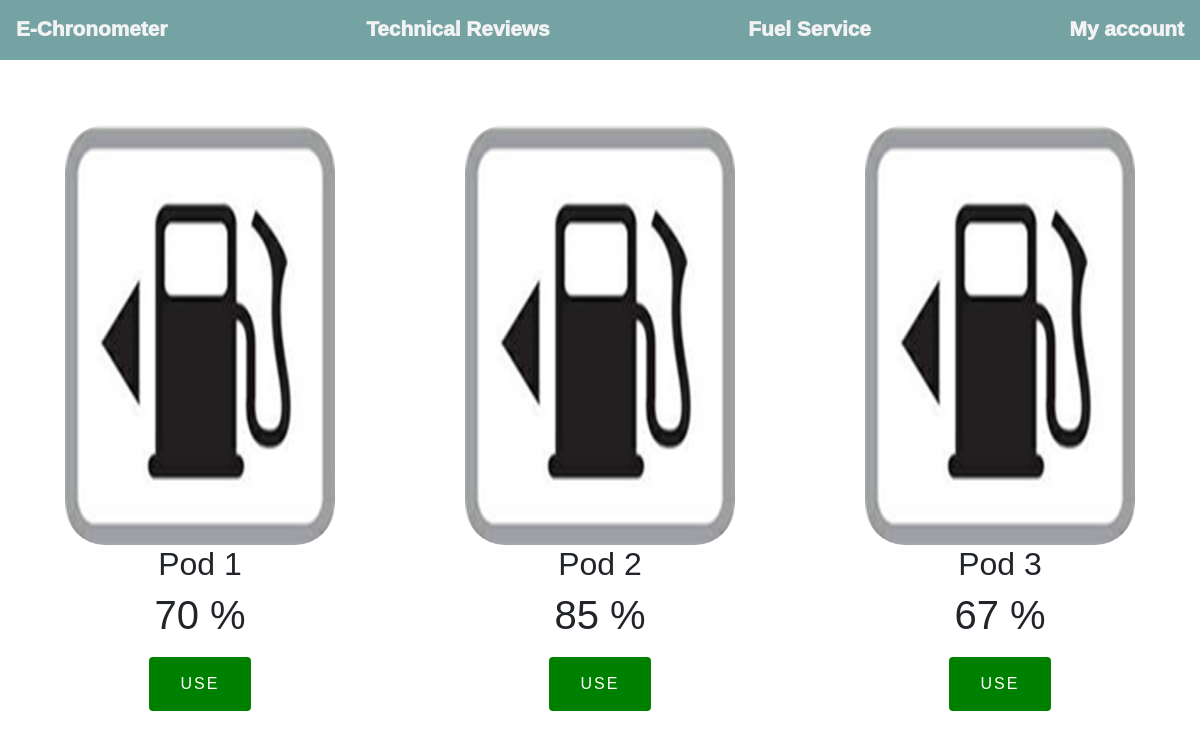
Page /fuel/ (signed in) on the earlier database version.
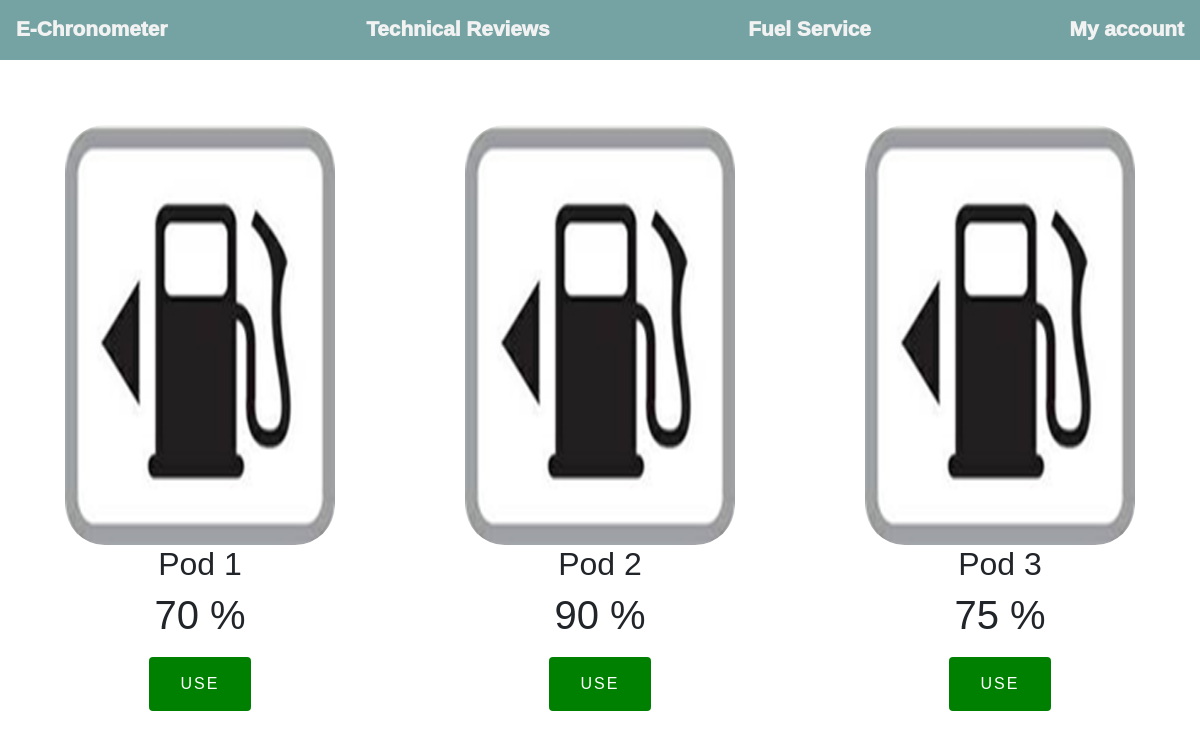
Same page on the later database version.
### echrono/models.py (models this page shows)
class FuelPods(models.Model):
    __tablename__ = "FuelPods"
    capacity = models.IntegerField()
    fill_level = models.FloatField()
    fill_percentage = models.IntegerField(default=100)

### fuel/views.py (the view)
# urls.py: path('', views.index, name='index'),
def index(request):
    if request.user.is_authenticated:
        for pod in FuelPods.objects.all():
            pod.fill_percentage = round((pod.fill_level / pod.capacity) * 100, 2)
            pod.save()
        return render(request, 'fuel/index.html', {'fuelpods': FuelPods.objects.all()})
    return redirect('home')

### templates/fuel/index.html (shortened to what this page needs)
{% extends 'base.html' %}
{% load static %}
{% block content %}
<div class="navbar">
    <a href="/echrono">E-Chronometer</a>
    <a href="/review">Technical Reviews</a>
    <a href="/fuel">Fuel Service</a>
    <a href='/accounts/{{user.id}}'>My account</a>
</div>
<div class="pods_container">
    {% for pod in fuelpods %}
    <div class="pod_container">
        <img src="{% static 'imgs/fuel.JPG' %}" height="100%" width="100%" style="border-radius: 40px;"/>
        <h2>Pod {{pod.id}}</h2>
        <h1>{{ pod.fill_percentage }} %</h1>
        <a href="{{pod.id}}">
            <button class="fuel_button">Use</button>
        </a>
    </div>
    {% endfor %}
</div>
{% endblock %}

Differences in the rows shown:
changed FuelPods id 2: fill_percentage "85" → "90"
changed FuelPods id 3: fill_percentage "67" → "75"
